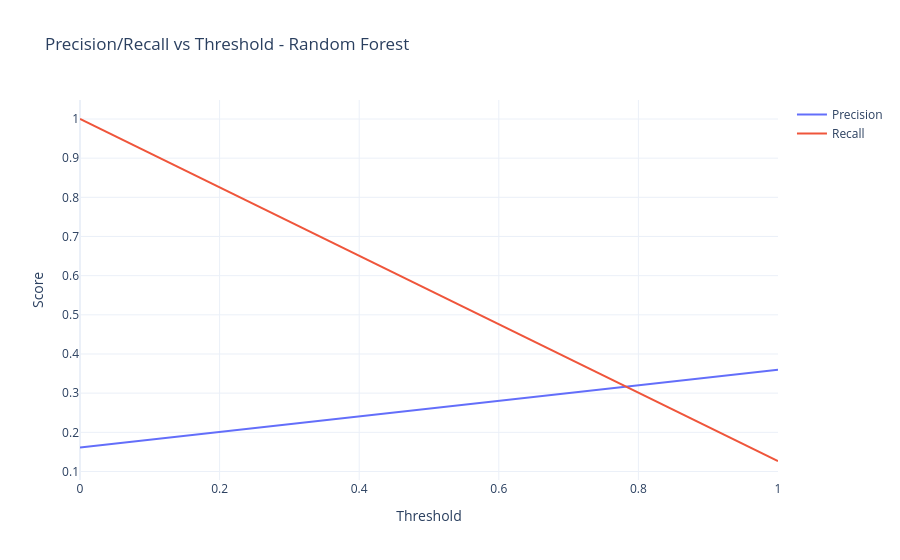

Write notebook code for a chart like this one.
### Code cell
plot_pr_curve_plotly(rf_model, X_test, y_test, "Random Forest")

### Figure 1 — Plotly figure (JSON) as saved in the notebook; plotly's stock layout.template omitted (floating-point values rounded to 4 significant figures)
{"data": [{"mode": "lines", "name": "Precision", "x": [0, 1], "y": [0.161, 0.36], "type": "scatter"}, {"mode": "lines", "name": "Recall", "x": [0, 1], "y": [1.0, 0.1268], "type": "scatter"}], "layout": {"title": {"text": "Precision/Recall vs Threshold - Random Forest"}, "xaxis": {"title": {"text": "Threshold"}}, "yaxis": {"title": {"text": "Score"}}}}
